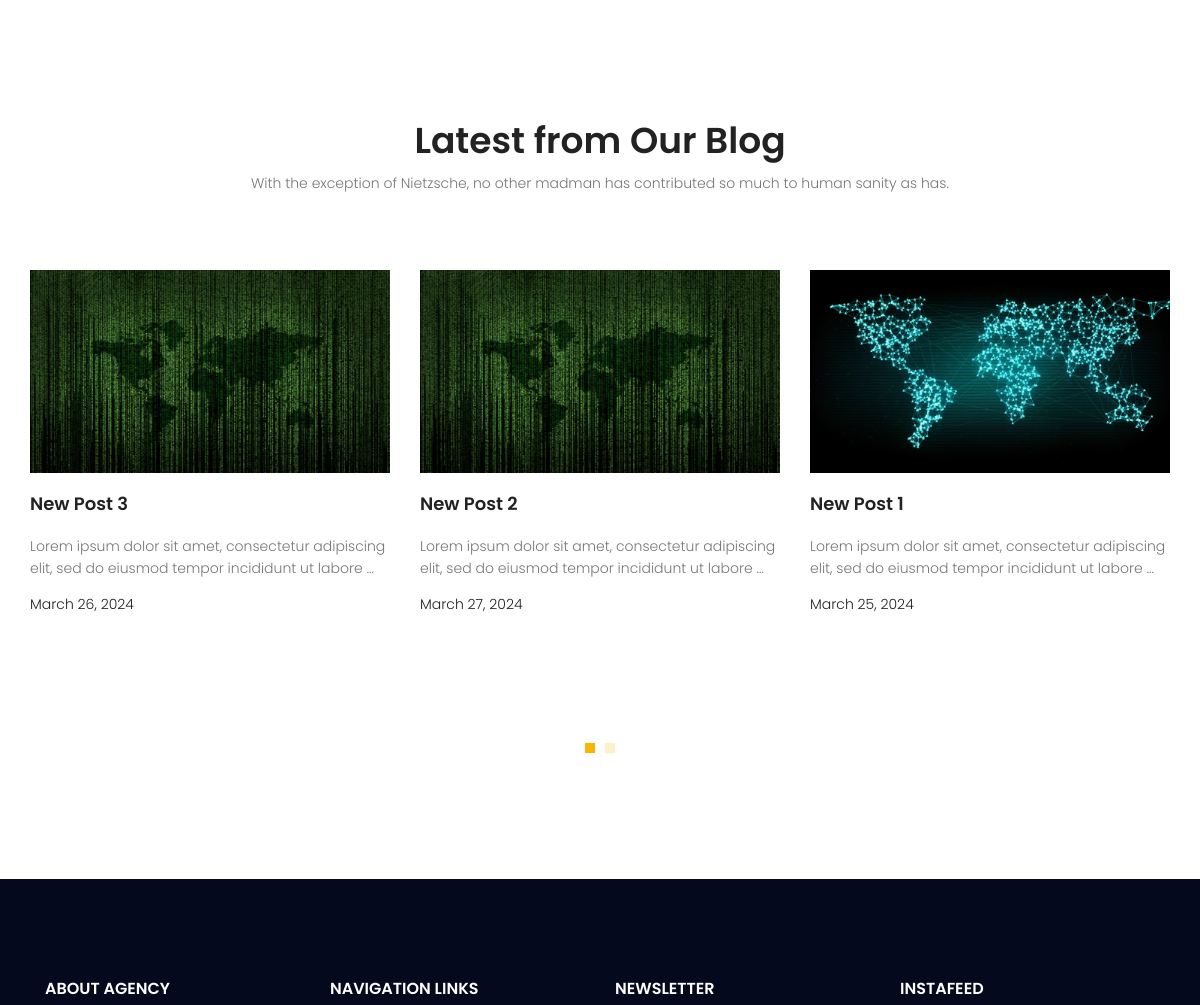
/ (middle part), run on an earlier commit of the app's database.
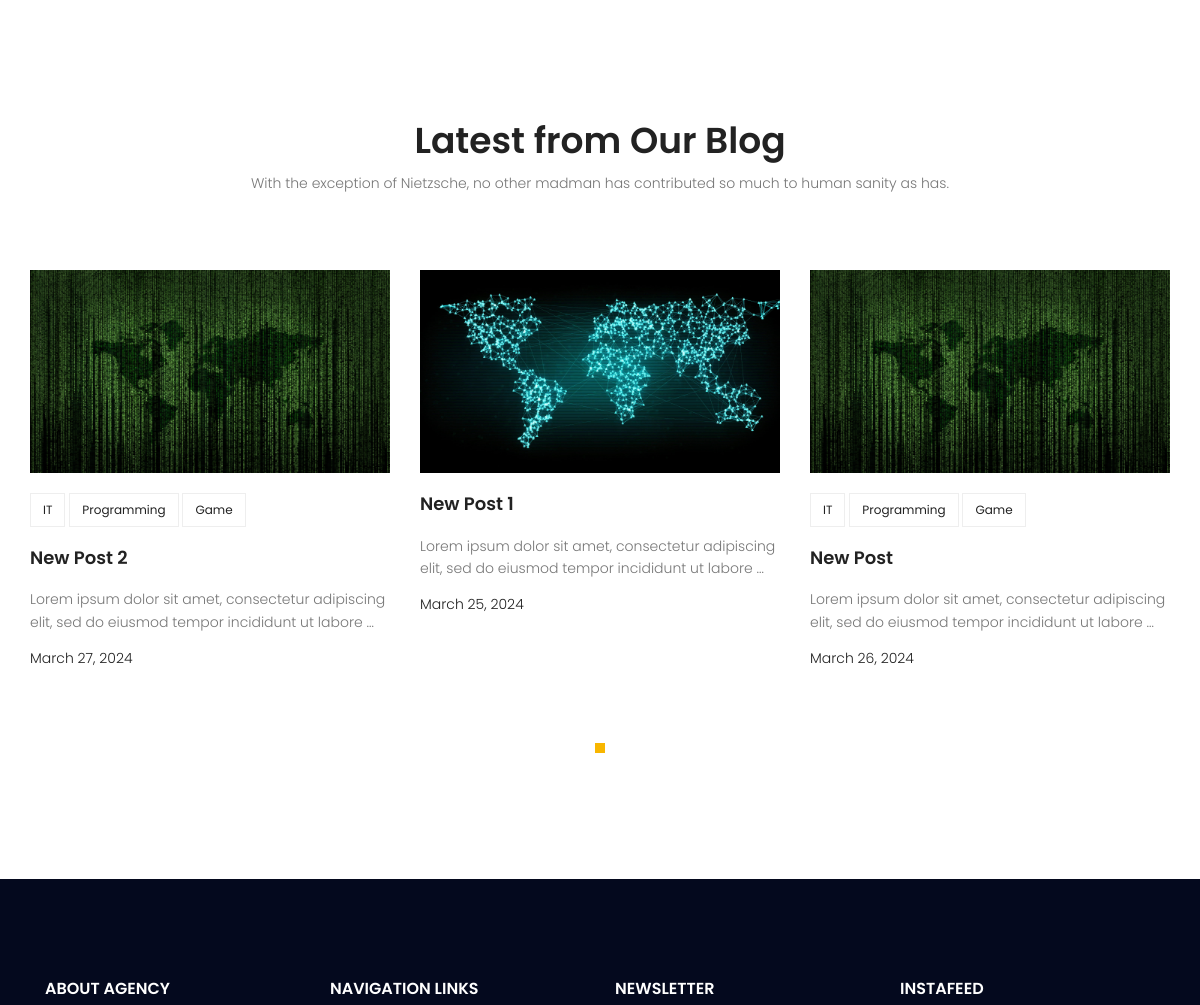
And on a later commit of the database.
### blog/models.py (models this page shows, shortened)
class Post(models.Model):
    Author = models.ForeignKey(User, on_delete=models.SET_NULL, null=True)
    Title = models.CharField(max_length=255)
    Content = models.TextField()
    Image = models.ImageField(upload_to='Blog/Images', default='default.jpg')
    Category = models.ManyToManyField(Category)
    Tags = models.IntegerField(default=0)
    Counted_Views = models.IntegerField(default=0)
    Status = models.BooleanField(default=True)
    Publish_date = models.DateField()
    Publish_time = models.TimeField(default="00:00:00")
    Created_date = models.DateField(auto_now_add=True)
    Updated_date = models.DateField(auto_now=True)

class Category(models.Model):
    Name = models.CharField(max_length=255)
    def __str__(self):
        return self.Name

### website/views.py (the view)
# urls.py: path('', index_page, name='index'),
def index_page(request):
    return render(request, "web/index.html")

### website/templatetags/Website_Tags.py (called while the page is built)
@register.inclusion_tag('web/Latest_Posts_Carousel.html')
def get_latest_post():
    current_date = timezone.now().date()
    lt_posts = Post.objects.filter(Status=True, Publish_date__lte=current_date).order_by('-id')[:6]
    return {'Posts': lt_posts}

### Templates/web/index.html (shortened to what this page needs)
{% extends 'base.html' %}
{% load static %}
{% load Website_Tags %}
{% block content %}
<html lang="">
<body>
<section class="recent-blog-area section-gap">
    <div class="container">
        <div class="row d-flex justify-content-center">
            <div class="menu-content pb-60 col-lg-9">
                <div class="title text-center">
                    <h1 class="mb-10">Latest from Our Blog</h1>
                    <p>With the exception of Nietzsche, no other madman has contributed so much to human sanity as
                        has.</p>
                </div>
            </div>
        </div>
        {% get_latest_post %}
    </div>
</section>
</body>
</html>
{% endblock %}

### Templates/web/Latest_Posts_Carousel.html (shortened to what this page needs)
<!DOCTYPE html>
{% load static %}
<html lang="en">
<head>
</head>
<body>
<div class="row">
    <div class="active-recent-blog-carusel">
        {% for posts in Posts %}
            <div class="single-recent-blog-post item">
                <div class="thumb">
                    <img class="img-fluid" src="{{ posts.Image.url }}" alt="">
                </div>
                <div class="details">
                    <div class="tags">
                        <ul>
                            {% for cats in posts.Category.all %}
                                <li>
                                    <a href="#">{{ cats }}</a>
                                </li>
                            {% endfor %}
                        </ul>
                    </div>
                    <a href={% url 'single_blog' posts.id %}><h4 class="title">{{ posts.Title }}</h4></a>
                    <p>
                        {{ posts.Content|truncatewords:15 }}
                    </p>
                    <h6 class="date">{{ posts.Publish_date }}</h6>
                </div>
            </div>
        {% endfor %}
    </div>
</div>
</body>
</html>

What changed in the data, as far as the page shows it:
no longer on this page (row edited): Post: Image (placeholder picture), Title "New Post 3", Content "Lorem ipsum dolor sit amet, consectetur adipiscing elit, sed do eiusmod tempor incididunt ut labore …", Publish_date "March 26, 2024"
now on this page (row unchanged): Category: Name "IT"
now on this page (row unchanged): Category: Name "Programming"
now on this page (row unchanged): Category: Name "Game"
now on this page (row edited): Post: Image (picture), Title "New Post", Content "Lorem ipsum dolor sit amet, consectetur adipiscing elit, sed do eiusmod tempor incididunt ut labore …", Publish_date "March 26, 2024"
